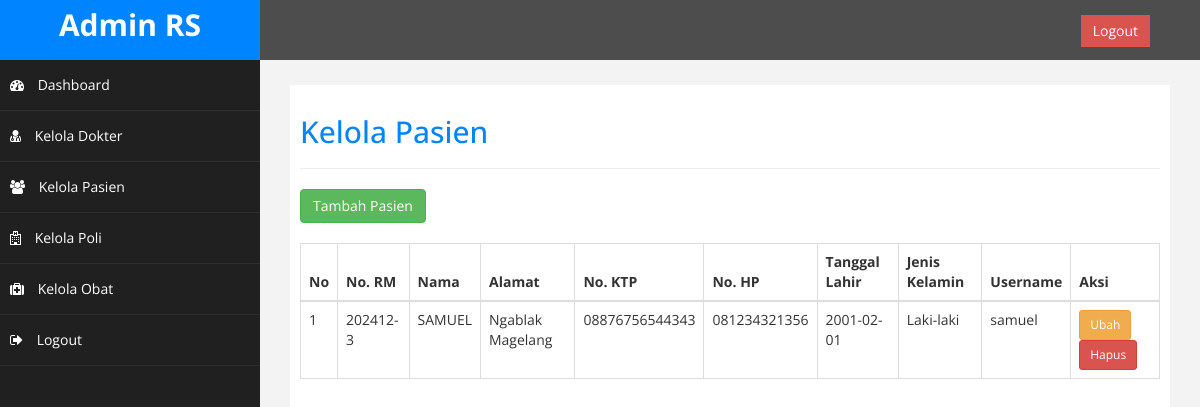
The app's page /admin/index.php?halaman=manage_pasien (signed in), older data.
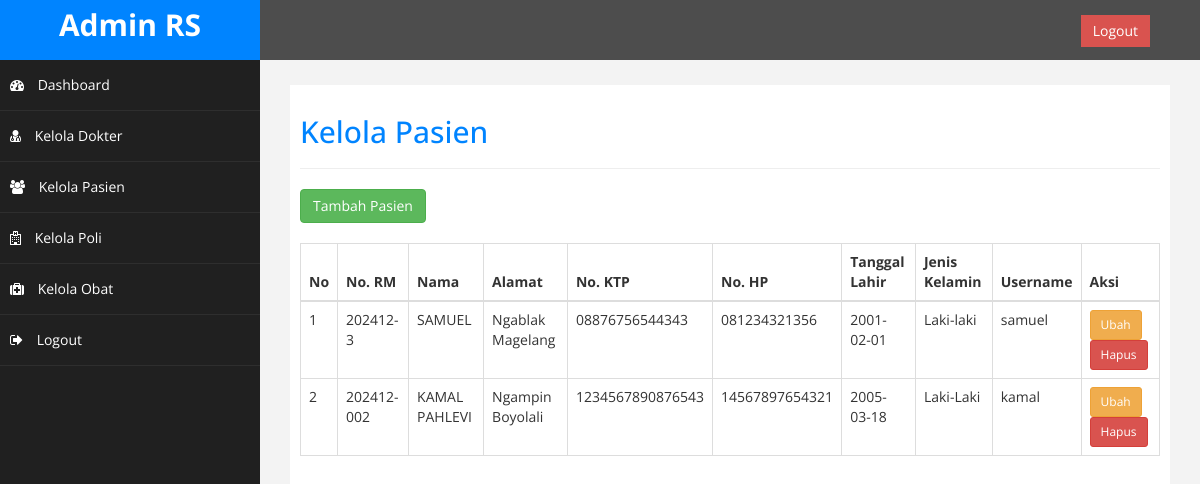
The same page, newer data.
### tables this page shows
CREATE TABLE `pasien` (
  `id` int(11) NOT NULL,
  `nama` varchar(150) NOT NULL,
  `alamat` varchar(255) NOT NULL,
  `tanggal_lahir` date DEFAULT NULL,
  `jenis_kelamin` varchar(20) DEFAULT NULL,
  `no_ktp` varchar(17) NOT NULL,
  `no_hp` varchar(20) NOT NULL,
  `no_rm` char(10) DEFAULT NULL,
  `username` varchar(100) NOT NULL,
  `password` varchar(255) NOT NULL
);

### admin/manage_pasien.php (the view, shortened to what this page needs)
<?php
include('../koneksi/koneksi.php');
?>
<h2>Kelola Pasien</h2>
<hr>
<button class="btn btn-success" data-toggle="modal" data-target="#modalTambah">Tambah Pasien</button>
<br><br>
<table class="table table-bordered">
    <thead>
        <tr>
            <th>No</th>
            <th>No. RM</th>
            <th>Nama</th>
            <th>Alamat</th>
            <th>No. KTP</th>
            <th>No. HP</th>
            <th>Tanggal Lahir</th>
            <th>Jenis Kelamin</th>
            <th>Username</th>
            <th>Aksi</th>
        </tr>
    </thead>
    <tbody>
        <?php
        $query = "SELECT * FROM pasien";
        $result = mysqli_query($koneksi, $query);
        $no = 1;
        while ($row = mysqli_fetch_assoc($result)) {
            echo "<tr>";
            echo "<td>" . $no++ . "</td>";
            echo "<td>" . $row['no_rm'] . "</td>";
            echo "<td>" . $row['nama'] . "</td>";
            echo "<td>" . $row['alamat'] . "</td>";
            echo "<td>" . $row['no_ktp'] . "</td>";
            echo "<td>" . $row['no_hp'] . "</td>";
            echo "<td>" . $row['tanggal_lahir'] . "</td>";
            echo "<td>" . $row['jenis_kelamin'] . "</td>";
            echo "<td>" . $row['username'] . "</td>";
            echo "<td>";
            echo "<button class='btn btn-warning btn-sm' data-toggle='modal' data-target='#modalUbah" . $row['id'] . "'>Ubah</button> ";
            echo "<a href='index.php?halaman=manage_pasien&hapus=" . $row['id'] . "' onclick='return confirm(\"Yakin ingin menghapus data ini?\")' class='btn btn-danger btn-sm'>Hapus</a>";
            echo "</td>";
            echo "</tr>";
            ?>
            <?php
        }
        ?>
    </tbody>
</table>

Row changes from the older to the newer data that the page shows:
added pasien: no_rm "202412-002", nama "KAMAL PAHLEVI", alamat "Ngampin Boyolali", no_ktp "1234567890876543", no_hp "14567897654321", tanggal_lahir "2005-03-18", jenis_kelamin "Laki-Laki", username "kamal"
